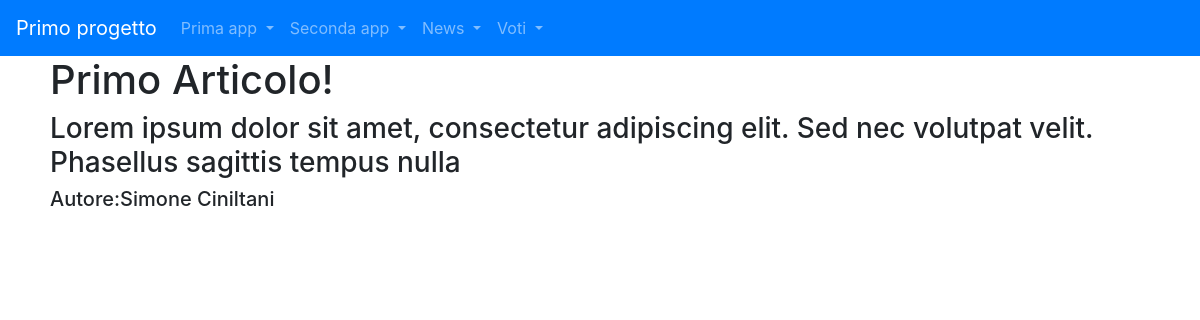
/news/articoli/1, run on the app's committed database.
### news/models.py (models this page shows, shortened)
class Articolo(models.Model):
    titolo = models.CharField(max_length=100)
    contenuto = models.TextField()
    giornalista=models.ForeignKey(Giornalista,on_delete=models.CASCADE,related_name="articoli")
    data=models.DateField(auto_now=True,blank=True)
    visualizzazioni=models.IntegerField(default=0,blank=True)
    class Meta:
        verbose_name="Articolo"
        verbose_name_plural="Articoli"

class Giornalista(models.Model):
    nome = models.CharField(max_length=20)
    cognome = models.CharField(max_length=20)
    anno_di_nascita = models.DateField(blank=True,null=True)
    def __str__(self):
        return self.nome + " "+ self.cognome
    class Meta:
        verbose_name= "Giornalista"
        verbose_name_plural="Giornalisti"

### news/views.py (the view)
# urls.py: path("news/articoli/<int:pk>",articoloDetailViewCB.as_view(),name="articolo_detail"),
class articoloDetailViewCB(DetailView):
    model = Articolo
    template_name = "articolo_detail.html"

### news/templates/articolo_detail.html (shortened to what this page needs)
{% extends "primo_progetto/base.html" %}
{%block content%}
<h1>{{articolo.titolo}} </h1>
<h3>{{articolo.contenuto}} </h3>
<h5>Autore:{{articolo.giornalista}} </h5>
{%endblock content%}

### data on the page
Articolo: titolo "Primo Articolo!", contenuto "Lorem ipsum dolor sit amet, consectetur adipiscing elit. Sed nec volutpat velit. Phasellus sagittis tempus nulla", giornalista "Simone Ciniltani"
